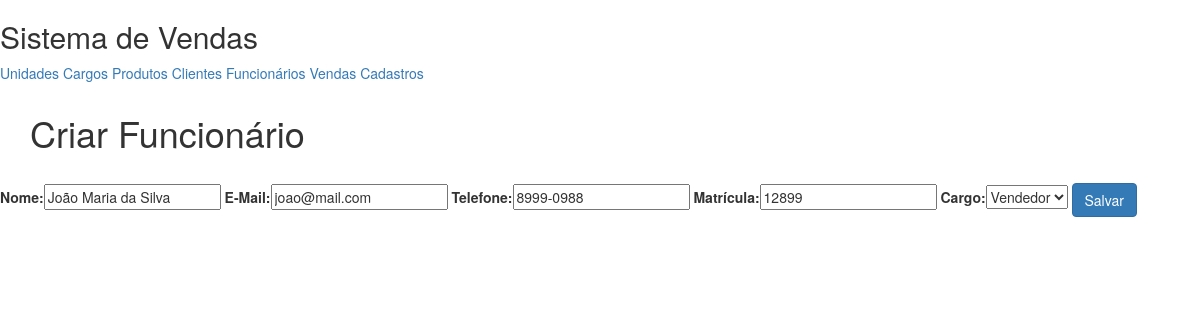
The page /appvendas/funcionario/update/3 on the database its author committed.
### appvendas/models.py (models this page shows, shortened)
class Pessoa(models.Model):
    nome=models.CharField("Nome",max_length=255)
    email=models.EmailField("E-Mail",max_length=200)
    telefone=models.CharField("Telefone",max_length=20)

class Funcionario(Pessoa):
    matricula=models.CharField("Matrícula",max_length=10,unique=True)
    cargo=models.ForeignKey(Cargo,on_delete=models.PROTECT,verbose_name="Cargo")

### appvendas/views.py (the view)
# urls.py: url(r'^funcionario/update/(?P<pk>\d+)$',funcionario_update,name='funcionario_update'),
def funcionario_update(request, pk):
    funcionario = Funcionario.objects.get(id=pk)
    if(request.method=="POST"):
        form=FuncionarioForm(request.POST, instance=funcionario)
        if(form.is_valid()):
            form.save()
            return redirect('funcionario_list')
    else:
        form = FuncionarioForm(instance=funcionario)
        dados = {"form":form}
        return  render(request, 'funcionario/funcionario_form.html', dados)

### appvendas/forms.py
class FuncionarioForm(ModelForm):
    class Meta:
        model=Funcionario
        fields=('__all__')

### appvendas/models.py (called while the page is built)
    def __str__(self):
        return self.descricao

### templates/funcionario/funcionario_form.html (shortened to what this page needs)
{% extends 'base.html' %}
{% block conteudo %}
    <h1 style="margin: 30px">{% if funcionario %}Editar Funcionário{% else %}Criar Funcionário{% endif%}</h1>
    <form method="POST" role="form">
        {{ form.as_table }}
        <input type="submit" class="btn btn-primary" value="Salvar">
    </form>
{% endblock %}

### rows shown on the page
Pessoa: nome "João Maria da Silva", email "joao@mail.com", telefone "8999-0988"
Funcionario: matricula "12899", cargo "Vendedor"
